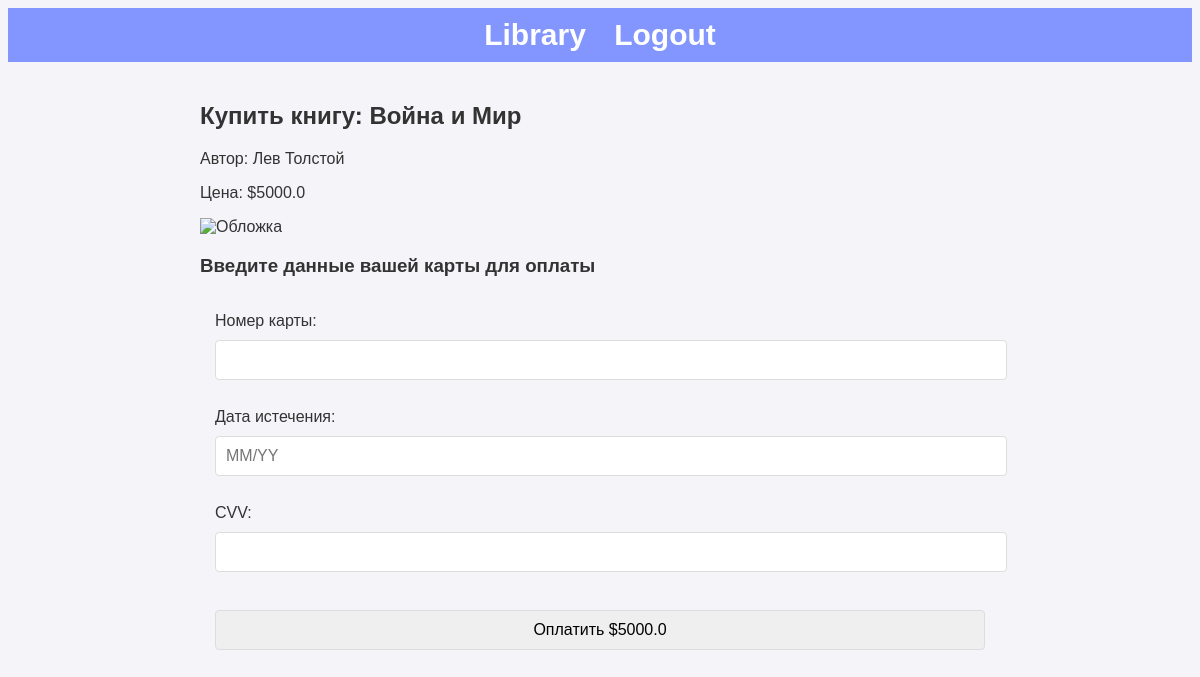
The page /buy_book/1 (signed in) on the database as committed earlier.
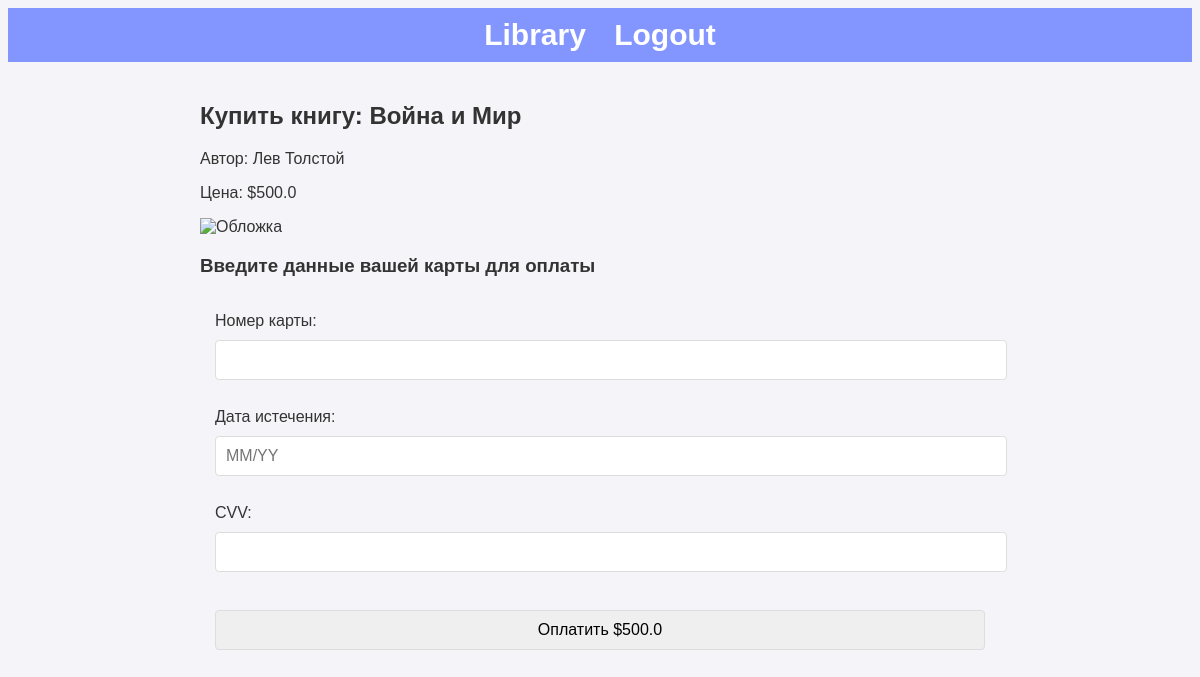
The same page on the database as committed later.
### app.py (models this page shows)
class Book(db.Model):
    id = db.Column(db.Integer, primary_key=True)
    title = db.Column(db.String(200), nullable=False)
    author = db.Column(db.String(100), nullable=False)
    price = db.Column(db.Float, nullable=False)
    image_path = db.Column(db.String(200), nullable=True)
    document_path = db.Column(db.String(200), nullable=True)
    user_id = db.Column(db.Integer, db.ForeignKey('user.id'), nullable=False)  # Связь с пользователем
    creator = db.relationship('User', backref=db.backref('books', lazy=True))

### app.py (the view, shortened to what this page needs)
@app.route('/buy_book/<int:id>', methods=['GET', 'POST'])
@login_required
def buy_book(id):
    book = Book.query.get_or_404(id)
    return render_template('buy_book.html', book=book)

### app.py (called while the page is built)
@login_manager.user_loader
def load_user(user_id):
    return User.query.get(int(user_id))

### templates/buy_book.html (shortened to what this page needs)
{% extends "base.html" %}
{% block content %}
<h2>Купить книгу: {{ book.title }}</h2>
<p>Автор: {{ book.author }}</p>
<p>Цена: ${{ book.price }}</p>
<p> {% if book.image_path %}
    <img src="{{ url_for('static', filename='uploads/' + book.image_path) }}" alt="Обложка" width="300">
{% else %}
    <img src="{{ url_for('static', filename='default_cover.png') }}" alt="Обложка" width="50">
{% endif %}
</p>
<h3>Введите данные вашей карты для оплаты</h3>
<form action="{{ url_for('buy_book', id=book.id) }}" method="post">
    <label for="card_number">Номер карты:</label>
    <input type="text" id="card_number" name="card_number" required><br>
    <label for="expiry_date">Дата истечения:</label>
    <input type="text" id="expiry_date" name="expiry_date" placeholder="MM/YY" required><br>
    <label for="cvv">CVV:</label>
    <input type="text" id="cvv" name="cvv" required><br>
    <button type="submit">Оплатить ${{ book.price }}</button>
</form>
{% endblock %}

### templates/base.html (shortened to what this page needs)
<!DOCTYPE html>
<html lang="en">
<head>
    <link rel="stylesheet" href="{{ url_for('static', filename='css/styles.css') }}">
</head>
<body>
    {% if not request.endpoint == 'register' %}
    <nav>
        <a href="{{ url_for('library') }}">Library</a>
        {% if current_user.is_authenticated %}
            <a href="{{ url_for('logout') }}">Logout</a>
        {% else %}
            <a href="{{ url_for('login') }}">Login</a>
        {% endif %}
    </nav>
    {% endif %}
    <div class="container">
        {% block content %}{% endblock %}
    </div>
</body>
</html>

### static/css/styles.css (style rules this page uses)
body { font-family: Arial, sans-serif; background-color: #f4f4f9; color: #333; }
.container { max-width: 800px; margin: 0 auto; padding: 20px; }
nav { font-size: 30px; background-color: #8396ff; color: #fff; padding: 10px; text-align: center; }
nav a { font-weight: 600; color: #fff; margin: 0 10px; text-decoration: none; }
form { margin-top: 20px; padding: 15px; }
form input, form button { display: block; width: 100%; margin: 10px 0; padding: 10px; font-size: 1rem; border: 1px solid #ddd; border-radius: 4px; }

Rows that differ between the two databases and show on the page:
changed Book "Война и Мир": price "5000.0" → "500.0"
